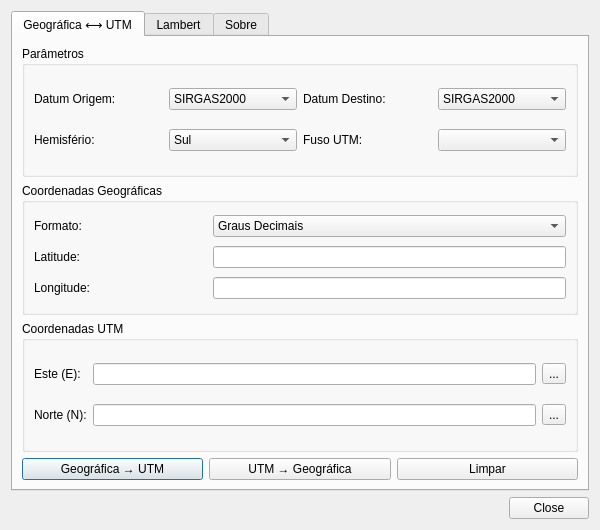
<?xml version="1.0" encoding="UTF-8"?>
<ui version="4.0">
 <class>ConverterGeoUtmDialog</class>
 <widget class="QDialog" name="ConverterGeoUtmDialog">
  <property name="geometry">
   <rect>
    <x>0</x>
    <y>0</y>
    <width>600</width>
    <height>530</height>
   </rect>
  </property>
  <property name="windowTitle">
   <string>Conversor de Coordenadas Avançado</string>
  </property>
  <property name="windowIcon">
   <iconset>
    <normaloff>:/images/themes/default/mActionCalculateField.svg</normaloff>:/images/themes/default/mActionCalculateField.svg</iconset>
  </property>
  <layout class="QVBoxLayout" name="verticalLayout">
   <item>
    <widget class="QTabWidget" name="tabWidget">
     <property name="currentIndex">
      <number>0</number>
     </property>
     <widget class="QWidget" name="tab_geo_utm">
      <attribute name="title">
       <string>Geográfica ⟷ UTM</string>
      </attribute>
      <layout class="QVBoxLayout" name="verticalLayout_2">
       <item>
        <widget class="QGroupBox" name="groupBox">
         <property name="title">
          <string>Parâmetros</string>
         </property>
         <layout class="QGridLayout" name="gridLayout">
          <item row="0" column="0">
           <widget class="QLabel" name="label">
            <property name="text">
             <string>Datum Origem:</string>
            </property>
           </widget>
          </item>
          <item row="0" column="1">
           <widget class="QComboBox" name="datumOrigem">
            <item>
             <property name="text">
              <string>SIRGAS2000</string>
             </property>
            </item>
            <item>
             <property name="text">
              <string>WGS84</string>
             </property>
            </item>
            <item>
             <property name="text">
              <string>SAD69</string>
             </property>
            </item>
            <item>
             <property name="text">
              <string>CorregoAlegre</string>
             </property>
            </item>
           </widget>
          </item>
          <item row="0" column="2">
           <widget class="QLabel" name="label_2">
            <property name="text">
             <string>Datum Destino:</string>
            </property>
           </widget>
          </item>
          <item row="0" column="3">
           <widget class="QComboBox" name="datumDestino">
            <item>
             <property name="text">
              <string>SIRGAS2000</string>
             </property>
            </item>
            <item>
             <property name="text">
              <string>WGS84</string>
             </property>
            </item>
            <item>
             <property name="text">
              <string>SAD69</string>
             </property>
            </item>
            <item>
             <property name="text">
              <string>CorregoAlegre</string>
             </property>
            </item>
           </widget>
          </item>
          <item row="1" column="0">
           <widget class="QLabel" name="label_3">
            <property name="text">
             <string>Hemisfério:</string>
            </property>
           </widget>
          </item>
          <item row="1" column="1">
           <widget class="QComboBox" name="hemisferio">
            <item>
             <property name="text">
              <string>Sul</string>
             </property>
            </item>
            <item>
             <property name="text">
              <string>Norte</string>
             </property>
            </item>
           </widget>
          </item>
          <item row="1" column="2">
           <widget class="QLabel" name="label_4">
            <property name="text">
             <string>Fuso UTM:</string>
            </property>
           </widget>
          </item>
          <item row="1" column="3">
           <widget class="QComboBox" name="fusoUTM"/>
          </item>
         </layout>
        </widget>
       </item>
       <item>
        <widget class="QGroupBox" name="groupBox_2">
         <property name="title">
          <string>Coordenadas Geográficas</string>
         </property>
         <layout class="QGridLayout" name="gridLayout_2">
          <item row="1" column="0">
           <widget class="QLabel" name="label_5">
            <property name="text">
             <string>Formato:</string>
            </property>
           </widget>
          </item>
          <item row="1" column="1" colspan="2">
           <widget class="QComboBox" name="formatoGeo">
            <item>
             <property name="text">
              <string>Graus Decimais</string>
             </property>
            </item>
            <item>
             <property name="text">
              <string>Graus, Minutos, Segundos</string>
             </property>
            </item>
           </widget>
          </item>
          <item row="2" column="0">
           <widget class="QLabel" name="label_6">
            <property name="text">
             <string>Latitude:</string>
            </property>
           </widget>
          </item>
          <item row="2" column="1" colspan="2">
           <widget class="QLineEdit" name="latitudeGeo"/>
          </item>
          <item row="3" column="0">
           <widget class="QLabel" name="label_7">
            <property name="text">
             <string>Longitude:</string>
            </property>
           </widget>
          </item>
          <item row="3" column="1" colspan="2">
           <widget class="QLineEdit" name="longitudeGeo"/>
          </item>
         </layout>
        </widget>
       </item>
       <item>
        <widget class="QGroupBox" name="groupBox_3">
         <property name="title">
          <string>Coordenadas UTM</string>
         </property>
         <layout class="QGridLayout" name="gridLayout_3">
          <item row="0" column="0">
           <widget class="QLabel" name="label_8">
            <property name="text">
             <string>Este (E):</string>
            </property>
           </widget>
          </item>
          <item row="0" column="1">
           <widget class="QLineEdit" name="esteUTM"/>
          </item>
          <item row="0" column="2">
           <widget class="QToolButton" name="copyEste">
            <property name="text">
             <string>...</string>
            </property>
            <property name="icon">
             <iconset>
              <normaloff>:/images/themes/default/mActionEditCopy.svg</normaloff>:/images/themes/default/mActionEditCopy.svg</iconset>
            </property>
           </widget>
          </item>
          <item row="1" column="0">
           <widget class="QLabel" name="label_9">
            <property name="text">
             <string>Norte (N):</string>
            </property>
           </widget>
          </item>
          <item row="1" column="1">
           <widget class="QLineEdit" name="norteUTM"/>
          </item>
          <item row="1" column="2">
           <widget class="QToolButton" name="copyNorte">
            <property name="text">
             <string>...</string>
            </property>
            <property name="icon">
             <iconset>
              <normaloff>:/images/themes/default/mActionEditCopy.svg</normaloff>:/images/themes/default/mActionEditCopy.svg</iconset>
            </property>
           </widget>
          </item>
         </layout>
        </widget>
       </item>
       <item>
        <layout class="QHBoxLayout" name="horizontalLayout">
         <item>
          <widget class="QPushButton" name="btnGeoParaUTM">
           <property name="text">
            <string>Geográfica → UTM</string>
           </property>
           <property name="icon">
            <iconset>
             <normaloff>:/images/themes/default/mActionArrowDown.svg</normaloff>:/images/themes/default/mActionArrowDown.svg</iconset>
           </property>
          </widget>
         </item>
         <item>
          <widget class="QPushButton" name="btnUTMParaGeo">
           <property name="text">
            <string>UTM → Geográfica</string>
           </property>
           <property name="icon">
            <iconset>
             <normaloff>:/images/themes/default/mActionArrowUp.svg</normaloff>:/images/themes/default/mActionArrowUp.svg</iconset>
           </property>
          </widget>
         </item>
         <item>
          <widget class="QPushButton" name="btnLimpar">
           <property name="text">
            <string>Limpar</string>
           </property>
           <property name="icon">
            <iconset>
             <normaloff>:/images/themes/default/mIconClearText.svg</normaloff>:/images/themes/default/mIconClearText.svg</iconset>
           </property>
          </widget>
         </item>
        </layout>
       </item>
      </layout>
     </widget>
     <widget class="QWidget" name="tab_geo_lambert">
      <attribute name="title">
       <string>Lambert</string>
      </attribute>
      <layout class="QVBoxLayout" name="verticalLayout_3">
       <item>
        <widget class="QGroupBox" name="groupBox_4">
         <property name="title">
          <string>Parâmetros Lambert</string>
         </property>
         <layout class="QGridLayout" name="gridLayout_4">
          <item row="0" column="0">
           <widget class="QLabel" name="label_10">
            <property name="text">
             <string>Datum:</string>
            </property>
           </widget>
          </item>
          <item row="0" column="1">
           <widget class="QComboBox" name="datumLambert">
            <item>
             <property name="text">
              <string>SIRGAS2000</string>
             </property>
            </item>
            <item>
             <property name="text">
              <string>WGS84</string>
             </property>
            </item>
            <item>
             <property name="text">
              <string>SAD69</string>
             </property>
            </item>
           </widget>
          </item>
          <item row="1" column="0">
           <widget class="QLabel" name="label_11">
            <property name="text">
             <string>Paralelo Origem (°):</string>
            </property>
           </widget>
          </item>
          <item row="1" column="1">
           <widget class="QLineEdit" name="paraleloOrigem"/>
          </item>
          <item row="2" column="0">
           <widget class="QLabel" name="label_12">
            <property name="text">
             <string>Meridiano Origem (°):</string>
            </property>
           </widget>
          </item>
          <item row="2" column="1">
           <widget class="QLineEdit" name="meridianoOrigem"/>
          </item>
          <item row="3" column="0">
           <widget class="QLabel" name="label_13">
            <property name="text">
             <string>Paralelo Padrão 1 (°):</string>
            </property>
           </widget>
          </item>
          <item row="3" column="1">
           <widget class="QLineEdit" name="paraleloPadrao1"/>
          </item>
          <item row="4" column="0">
           <widget class="QLabel" name="label_14">
            <property name="text">
             <string>Paralelo Padrão 2 (°):</string>
            </property>
           </widget>
          </item>
          <item row="4" column="1">
           <widget class="QLineEdit" name="paraleloPadrao2"/>
          </item>
         </layout>
        </widget>
       </item>
       <item>
        <widget class="QGroupBox" name="groupBox_5">
         <property name="title">
          <string>Coordenadas Geográficas</string>
         </property>
         <layout class="QGridLayout" name="gridLayout_5">
          <item row="0" column="0">
           <widget class="QLabel" name="label_15">
            <property name="text">
             <string>Latitude (°):</string>
            </property>
           </widget>
          </item>
          <item row="0" column="1">
           <widget class="QLineEdit" name="latitudeLambert"/>
          </item>
          <item row="1" column="0">
           <widget class="QLabel" name="label_16">
            <property name="text">
             <string>Longitude (°):</string>
            </property>
           </widget>
          </item>
          <item row="1" column="1">
           <widget class="QLineEdit" name="longitudeLambert"/>
          </item>
         </layout>
        </widget>
       </item>
       <item>
        <widget class="QGroupBox" name="groupBox_6">
         <property name="title">
          <string>Coordenadas Lambert</string>
         </property>
         <layout class="QGridLayout" name="gridLayout_6">
          <item row="0" column="0">
           <widget class="QLabel" name="label_17">
            <property name="text">
             <string>X (Este):</string>
            </property>
           </widget>
          </item>
          <item row="0" column="1">
           <widget class="QLineEdit" name="xLambert"/>
          </item>
          <item row="0" column="2">
           <widget class="QToolButton" name="copyXLambert">
            <property name="text">
             <string>...</string>
            </property>
            <property name="icon">
             <iconset>
              <normaloff>:/images/themes/default/mActionEditCopy.svg</normaloff>:/images/themes/default/mActionEditCopy.svg</iconset>
            </property>
           </widget>
          </item>
          <item row="1" column="0">
           <widget class="QLabel" name="label_18">
            <property name="text">
             <string>Y (Norte):</string>
            </property>
           </widget>
          </item>
          <item row="1" column="1">
           <widget class="QLineEdit" name="yLambert"/>
          </item>
          <item row="1" column="2">
           <widget class="QToolButton" name="copyYLambert">
            <property name="text">
             <string>...</string>
            </property>
            <property name="icon">
             <iconset>
              <normaloff>:/images/themes/default/mActionEditCopy.svg</normaloff>:/images/themes/default/mActionEditCopy.svg</iconset>
            </property>
           </widget>
          </item>
         </layout>
        </widget>
       </item>
       <item>
        <layout class="QHBoxLayout" name="horizontalLayout_2">
         <item>
          <widget class="QPushButton" name="btnGeoParaLambert">
           <property name="text">
            <string>Geográfica → Lambert</string>
           </property>
           <property name="icon">
            <iconset>
             <normaloff>:/images/themes/default/mActionArrowDown.svg</normaloff>:/images/themes/default/mActionArrowDown.svg</iconset>
           </property>
          </widget>
         </item>
         <item>
          <widget class="QPushButton" name="btnLambertParaGeo">
           <property name="text">
            <string>Lambert → Geográfica</string>
           </property>
           <property name="icon">
            <iconset>
             <normaloff>:/images/themes/default/mActionArrowUp.svg</normaloff>:/images/themes/default/mActionArrowUp.svg</iconset>
           </property>
          </widget>
         </item>
         <item>
          <widget class="QPushButton" name="btnLimparLambert">
           <property name="text">
            <string>Limpar</string>
           </property>
           <property name="icon">
            <iconset>
             <normaloff>:/images/themes/default/mIconClearText.svg</normaloff>:/images/themes/default/mIconClearText.svg</iconset>
           </property>
          </widget>
         </item>
        </layout>
       </item>
      </layout>
     </widget>
     <widget class="QWidget" name="tab_sobre">
      <attribute name="title">
       <string>Sobre</string>
      </attribute>
      <layout class="QVBoxLayout" name="verticalLayout_4">
       <item>
        <widget class="QLabel" name="label_19">
         <property name="text">
          <string>&lt;html&gt;&lt;head/&gt;&lt;body&gt;&lt;p align=&quot;center&quot;&gt;&lt;span style=&quot; font-size:12pt; font-weight:600;&quot;&gt;Conversor de Coordenadas Avançado 2.0&lt;/span&gt;&lt;/p&gt;&lt;p align=&quot;center&quot;&gt;Módulo de conversão entre diferentes sistemas de coordenadas.&lt;/p&gt;&lt;p align=&quot;center&quot;&gt;Implementa as transformações:&lt;/p&gt;&lt;p align=&quot;center&quot;&gt;- Geográfica ⟷ UTM&lt;br/&gt;- Geográfica ⟷ Lambert&lt;br/&gt;- Transformações entre diferentes datuns&lt;/p&gt;&lt;p align=&quot;center&quot;&gt;Baseado em parâmetros oficiais do IBGE.&lt;/p&gt;&lt;p align=&quot;center&quot;&gt;&lt;span style=&quot; font-style:italic;&quot;&gt;Desenvolvido para RMCGEO&lt;/span&gt;&lt;/p&gt;&lt;/body&gt;&lt;/html&gt;</string>
         </property>
         <property name="alignment">
          <set>Qt::AlignCenter</set>
         </property>
         <property name="margin">
          <number>30</number>
         </property>
        </widget>
       </item>
      </layout>
     </widget>
    </widget>
   </item>
   <item>
    <widget class="QDialogButtonBox" name="buttonBox">
     <property name="orientation">
      <enum>Qt::Horizontal</enum>
     </property>
     <property name="standardButtons">
      <set>QDialogButtonBox::Close</set>
     </property>
    </widget>
   </item>
  </layout>
 </widget>
 <resources/>
 <connections>
  <connection>
   <sender>buttonBox</sender>
   <signal>accepted()</signal>
   <receiver>ConverterGeoUtmDialog</receiver>
   <slot>accept()</slot>
   <hints>
    <hint type="sourcelabel">
     <x>248</x>
     <y>254</y>
    </hint>
    <hint type="destinationlabel">
     <x>157</x>
     <y>274</y>
    </hint>
   </hints>
  </connection>
  <connection>
   <sender>buttonBox</sender>
   <signal>rejected()</signal>
   <receiver>ConverterGeoUtmDialog</receiver>
   <slot>reject()</slot>
   <hints>
    <hint type="sourcelabel">
     <x>316</x>
     <y>260</y>
    </hint>
    <hint type="destinationlabel">
     <x>286</x>
     <y>274</y>
    </hint>
   </hints>
  </connection>
 </connections>
</ui>
